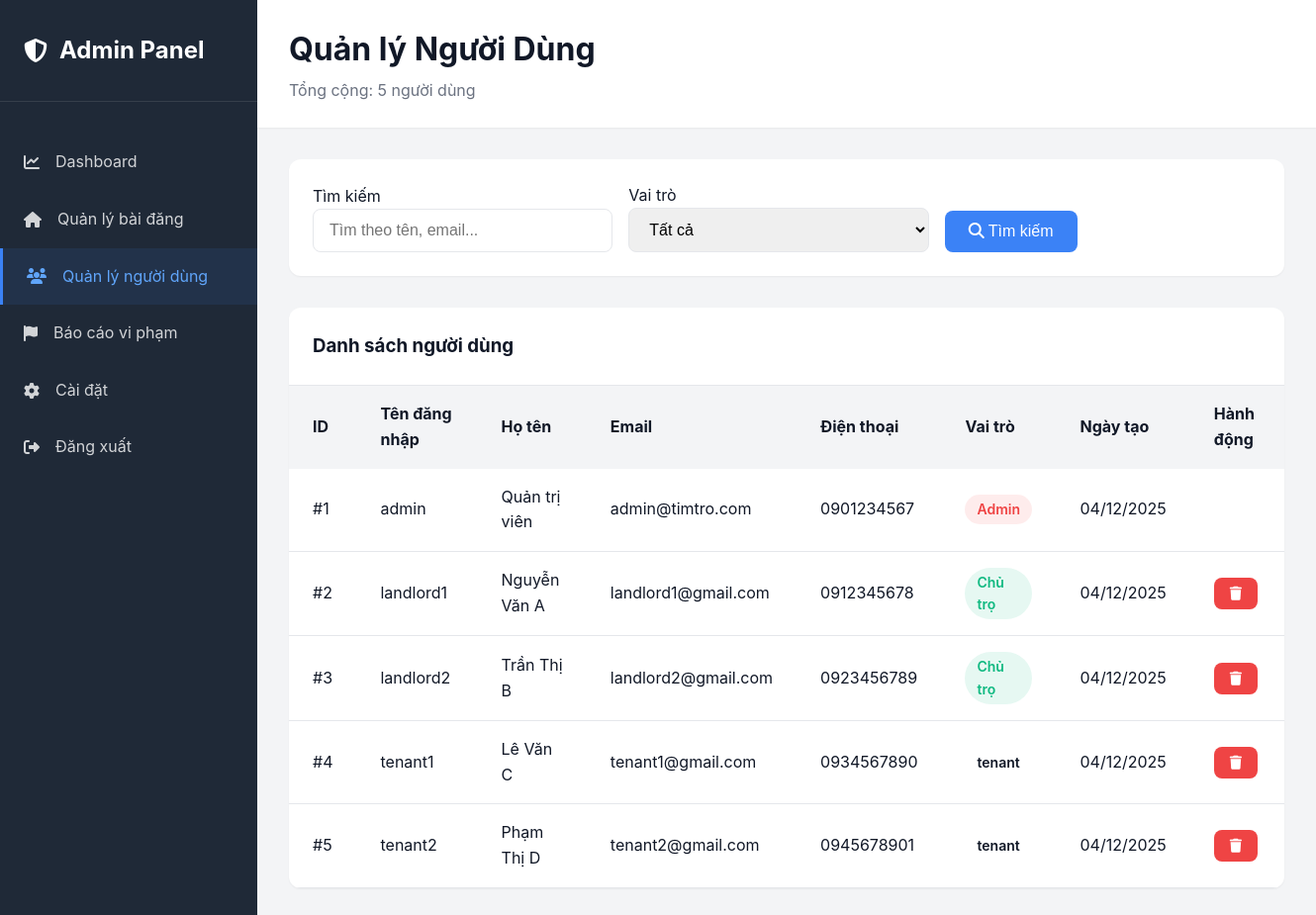
The page /Views/admin/users.php (signed in) on the database its author committed.
### tables this page shows
CREATE TABLE users (
    id INT AUTO_INCREMENT PRIMARY KEY,
    username VARCHAR(50) UNIQUE NOT NULL,
    email VARCHAR(100) UNIQUE NOT NULL,
    password VARCHAR(255) NOT NULL,
    full_name VARCHAR(100) NOT NULL,
    phone VARCHAR(20),
    avatar VARCHAR(255),
    bio TEXT,
    role ENUM('admin', 'landlord', 'tenant') NOT NULL DEFAULT 'tenant',
    status ENUM('active', 'inactive', 'banned') DEFAULT 'active',
    created_at TIMESTAMP DEFAULT CURRENT_TIMESTAMP,
    updated_at TIMESTAMP DEFAULT CURRENT_TIMESTAMP ON UPDATE CURRENT_TIMESTAMP,
    INDEX idx_role (role),
    INDEX idx_status (status),
    INDEX idx_email (email)
);

### config.php (called while the page is built, shortened)
<?php
function sanitize($data) {
    return trim($data);
}
?>

### Views/admin/users.php (the view, shortened to what this page needs)
<?php
require_once __DIR__ . '/../../config.php';
$conn = getDB();
$search = sanitize($_GET['search'] ?? '');
$page = isset($_GET['page']) ? max(1, (int)$_GET['page']) : 1;
$per_page = 10;
$users = [];
$total_users = 0;
try {
    $query = "SELECT id, username, full_name, email, phone, role, created_at
              FROM users
              WHERE 1=1";
    $params = [];
    $count_query = str_replace("SELECT id, username, full_name, email, phone, role, created_at", "SELECT COUNT(*) as cnt", $query);
    $count_stmt = $conn->prepare($count_query);
    $count_stmt->execute($params);
    $count_result = $count_stmt->fetch(PDO::FETCH_ASSOC);
    $total_users = $count_result['cnt'] ?? 0;
    $query .= " ORDER BY created_at DESC LIMIT ? OFFSET ?";
    $params[] = $per_page;
    $params[] = ($page - 1) * $per_page;
    $stmt = $conn->prepare($query);
    $stmt->execute($params);
    $users = $stmt->fetchAll(PDO::FETCH_ASSOC);
} catch (PDOException $e) {
    error_log("Error: " . $e->getMessage());
}
?>
<!DOCTYPE html>
<html lang="vi">
<head>
    <link rel="stylesheet" href="../../assets/css/style.css">
    <link rel="stylesheet" href="https://cdnjs.cloudflare.com/ajax/libs/font-awesome/6.4.0/css/all.min.css">
</head>
<body>
    <div class="admin-layout">
        <aside class="admin-sidebar">
            <div class="admin-logo">
                <h2><i class="fas fa-shield-alt"></i> Admin Panel</h2>
            </div>
            <ul class="admin-menu">
                <li><a href="dashboard.php"><i class="fas fa-chart-line"></i> Dashboard</a></li>
                <li><a href="posts.php"><i class="fas fa-home"></i> Quản lý bài đăng</a></li>
                <li><a href="users.php" class="active"><i class="fas fa-users"></i> Quản lý người dùng</a></li>
                <li><a href="reports.php"><i class="fas fa-flag"></i> Báo cáo vi phạm</a></li>
                <li><a href="settings.php"><i class="fas fa-cog"></i> Cài đặt</a></li>
                <li><a href="../../Controllers/AuthController.php?action=logout"><i class="fas fa-sign-out-alt"></i> Đăng xuất</a></li>
            </ul>
        </aside>
        <main class="admin-main">
            <div class="admin-header">
                <div>
                    <h1>Quản lý Người Dùng</h1>
                    <p style="color: var(--text-secondary); margin-top: 0.25rem;">Tổng cộng: <?php echo $total_users; ?> người dùng</p>
                </div>
            </div>
            <div class="admin-content">
                <div class="filter-box">
                    <form method="GET" style="display: contents;">
                        <div>
                            <label>Tìm kiếm</label>
                            <input type="text" name="search" class="form-control" placeholder="Tìm theo tên, email..." value="<?php echo htmlspecialchars($search); ?>">
                        </div>
                        <div>
                            <label>Vai trò</label>
                            <select name="role" class="form-control">
                                <option value="">Tất cả</option>
                            </select>
                        </div>
                        <div>
                            <button type="submit" class="btn btn-primary">
                                <i class="fas fa-search"></i> Tìm kiếm
                            </button>
                        </div>
                    </form>
                </div>
                <div class="data-table">
                    <div class="table-header">
                        <h3>Danh sách người dùng</h3>
                    </div>
                    <table>
                        <thead>
                            <tr>
                                <th>ID</th>
                                <th>Tên đăng nhập</th>
                                <th>Họ tên</th>
                                <th>Email</th>
                                <th>Điện thoại</th>
                                <th>Vai trò</th>
                                <th>Ngày tạo</th>
                                <th>Hành động</th>
                            </tr>
                        </thead>
                        <tbody>
                            <?php if (!empty($users)): ?>
                                <?php foreach ($users as $user): ?>
                                <tr>
                                    <td>#<?php echo htmlspecialchars($user['id']); ?></td>
                                    <td><?php echo htmlspecialchars($user['username']); ?></td>
                                    <td><?php echo htmlspecialchars($user['full_name']); ?></td>
                                    <td><?php echo htmlspecialchars($user['email']); ?></td>
                                    <td><?php echo htmlspecialchars($user['phone'] ?? 'N/A'); ?></td>
                                    <td>
                                        <span class="badge badge-<?php echo $user['role']; ?>">
                                            <?php
                                            $role_labels = [
                                                'student' => 'Sinh viên',
                                                'landlord' => 'Chủ trọ',
                                                'admin' => 'Admin'
                                            ];
                                            echo $role_labels[$user['role']] ?? $user['role'];
                                            ?>
                                        </span>
                                    </td>
                                    <td><?php echo date('d/m/Y', strtotime($user['created_at'])); ?></td>
                                    <td>
                                        <?php if ($user['role'] !== 'admin'): ?>
                                        <form method="POST" style="display: inline;" onsubmit="return confirm('Xác nhận xóa người dùng này?');">
                                            <button type="submit" class="btn btn-sm btn-danger">
                                                <i class="fas fa-trash"></i>
                                            </button>
                                        </form>
                                        <?php endif; ?>
                                    </td>
                                </tr>
                                <?php endforeach; ?>
                            <?php endif; ?>
                        </tbody>
                    </table>
                </div>
            </div>
        </main>
    </div>
</body>
</html>

### assets/css/style.css (style rules this page uses)
:root { --primary-color: #3b82f6; --primary-dark: #2563eb; --primary-light: #60a5fa; --secondary-color: #8b5cf6; --success-color: #10b981; --danger-color: #ef4444; --warning-color: #f59e0b; --info-color: #06b6d4; --dark-color: #1f2937; --light-color: #f3f4f6; --border-color: #e5e7eb; --text-primary: #111827; --text-secondary: #6b7280; --shadow-sm: 0 1px 2px 0 rgb(0 0 0 / 0.05); --shadow-md: 0 4px 6px -1px rgb(0 0 0 / 0.1); --shadow-lg: 0 10px 15px -3px rgb(0 0 0 / 0.1); --radius-sm: 0.375rem; --radius-md: 0.5rem; --radius-lg: 0.75rem; }
* { margin: 0; padding: 0; box-sizing: border-box; }
body { font-family: 'Inter', -apple-system, BlinkMacSystemFont, 'Segoe UI', Roboto, 'Helvetica Neue', Arial, sans-serif; color: var(--text-primary); background-color: #fff; line-height: 1.6; overflow-x: hidden; }
a { text-decoration: none; color: inherit; transition: all 0.3s ease; }
.btn { display: inline-block; padding: 0.75rem 1.5rem; font-size: 1rem; font-weight: 500; text-align: center; border: none; border-radius: var(--radius-md); cursor: pointer; transition: all 0.3s ease; text-decoration: none; }
.btn-primary { background-color: var(--primary-color); color: white; }
.btn-danger { background-color: var(--danger-color); color: white; }
.btn-sm { padding: 0.5rem 1rem; font-size: 0.875rem; }
.form-control { width: 100%; padding: 0.75rem 1rem; font-size: 1rem; border: 1px solid var(--border-color); border-radius: var(--radius-md); transition: all 0.3s ease; }
select.form-control { cursor: pointer; }
.badge { display: inline-block; padding: 0.25rem 0.75rem; font-size: 0.875rem; font-weight: 500; border-radius: 9999px; }

### Views/admin/users.php (style rules this page uses)
.admin-layout { display: grid; grid-template-columns: 260px 1fr; min-height: 100vh; }
.admin-sidebar { background: #1f2937; color: white; padding: 2rem 0; }
.admin-logo { padding: 0 1.5rem 2rem; border-bottom: 1px solid rgba(255, 255, 255, 0.1); margin-bottom: 2rem; }
.admin-logo h2 { color: white; display: flex; align-items: center; gap: 0.75rem; }
.admin-menu { list-style: none; }
.admin-menu li a { display: flex; align-items: center; gap: 1rem; padding: 1rem 1.5rem; color: rgba(255, 255, 255, 0.8); transition: all 0.3s ease; }
.admin-menu li a:hover, .admin-menu li a.active { background: rgba(59, 130, 246, 0.1); color: #60a5fa; border-left: 3px solid #3b82f6; }
.admin-main { background: #f3f4f6; }
.admin-header { background: white; padding: 1.5rem 2rem; box-shadow: var(--shadow-sm); display: flex; justify-content: space-between; align-items: center; }
.admin-content { padding: 2rem; }
.filter-box { background: white; padding: 1.5rem; border-radius: var(--radius-lg); margin-bottom: 2rem; box-shadow: var(--shadow-sm); display: grid; grid-template-columns: 1fr 1fr 1fr auto; gap: 1rem; align-items: end; }
.data-table { background: white; border-radius: var(--radius-lg); box-shadow: var(--shadow-sm); overflow: hidden; }
.table-header { padding: 1.5rem; border-bottom: 1px solid var(--border-color); }
table { width: 100%; border-collapse: collapse; }
thead { background: var(--light-color); }
th, td { padding: 1rem 1.5rem; text-align: left; }
tbody tr { border-bottom: 1px solid var(--border-color); }
.badge { padding: 0.25rem 0.75rem; border-radius: 9999px; font-size: 0.875rem; font-weight: 600; }
.badge-landlord { background: rgba(16, 185, 129, 0.1); color: #10b981; }
.badge-admin { background: rgba(239, 68, 68, 0.1); color: #ef4444; }

### rows shown on the page
users: id "1", username "admin", full_name "Quản trị viên", email "admin@timtro.com", phone "0901234567", role "Admin", created_at "04/12/2025"
users: id "2", username "landlord1", full_name "Nguyễn Văn A", email "landlord1@gmail.com", phone "0912345678", role "Chủ trọ", created_at "04/12/2025"
users: id "3", username "landlord2", full_name "Trần Thị B", email "landlord2@gmail.com", phone "0923456789", role "Chủ trọ", created_at "04/12/2025"
users: id "4", username "tenant1", full_name "Lê Văn C", email "tenant1@gmail.com", phone "0934567890", role "tenant", created_at "04/12/2025"
users: id "5", username "tenant2", full_name "Phạm Thị D", email "tenant2@gmail.com", phone "0945678901", role "tenant", created_at "04/12/2025"

### other values the page prints
$total_users "5"
